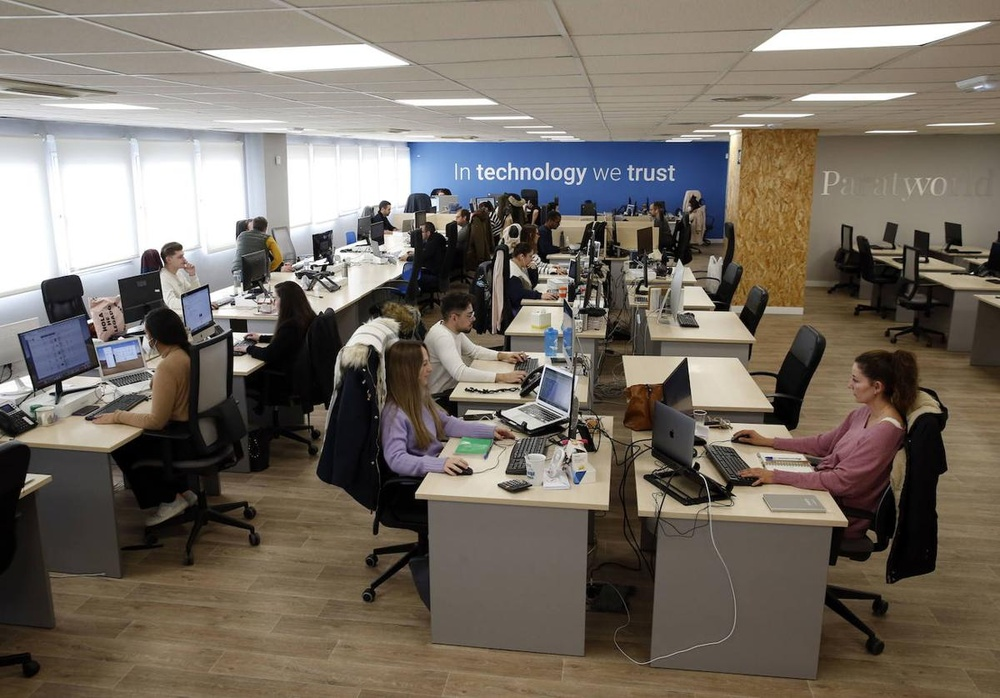
#> input picture Curso de vision por computadora/imagen.jpg, 1000 x 698 px, shrunk from 1200 x 837 before the run, found by its file name
$ python Seccion1_Practica5.py
#> lines starting #> are read from the running program, lines starting #| are printed output that depends on the picture
#Práctica 5: Transformaciones geométricas

#Cargar una imagen y aplicar transformaciones geométricas, como la traslación, la rotación, la escala y la perspectiva.
#Visualizar la imagen transformada y compararla con la imagen original.
#Experimentar con diferentes parámetros y observar los efectos de cada transformación en la imagen.

import cv2
import numpy as np

# Cargar la imagen
path = r'C:\Users\LENOVO\github\Algoritmos_vision\Curso de vision por computadora\imagen.jpg'
image = cv2.imread(path, 1)
#> image is the input picture: shape (698, 1000, 3); mean B, G, R 99.8, 109.3, 117.5

# Definir los puntos de destino para la transformación
rows, cols = image.shape[:2]
#> rows = 698; cols = 1000
pts1 = np.float32([[50, 50], [cols - 50, 50], [50, rows - 50], [cols - 50, rows - 50]])
pts2 = np.float32([[0, 0], [cols, 0], [0, rows], [cols, rows]])

# Calcular la matriz de transformación
M = cv2.getPerspectiveTransform(pts1, pts2)

# Aplicar la transformación a la imagen
transformed_image = cv2.warpPerspective(image, M, (cols, rows))
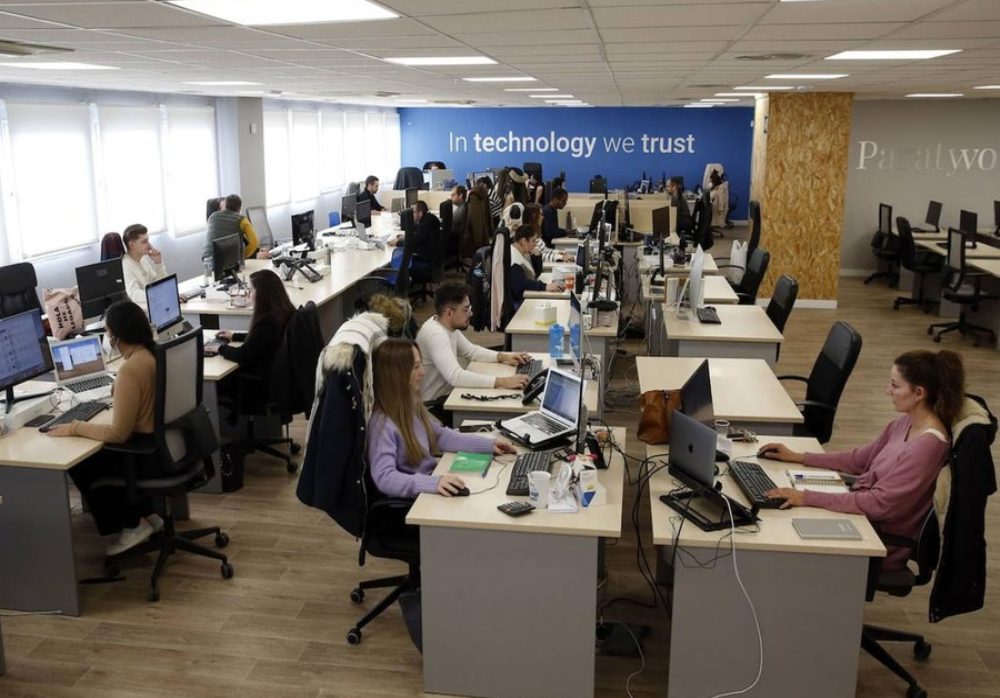
#> transformed_image: shape (698, 1000, 3); mean B, G, R 98.9, 106.8, 114.1

# Mostrar la imagen original y la imagen transformada
cv2.imshow('Imagen original', image)
cv2.imshow('Imagen transformada', transformed_image)
cv2.waitKey(0)
